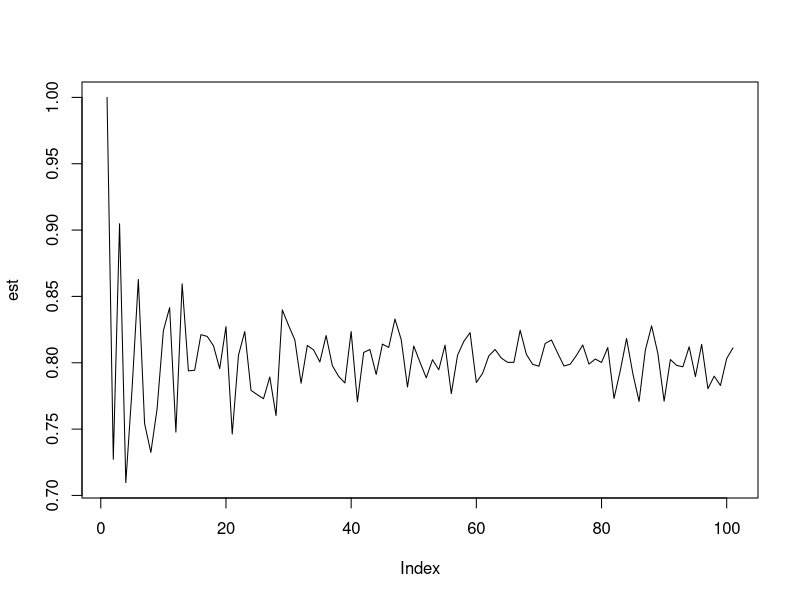

This chart was generated by the following R code:
PROB <- 0.8;
STEP <- 10;

#sort of a B(n,p) but as a sequence of Bernoulli variables
generate_N_bernoulli <- function(n,p) {
  x <- runif(n);
  y <- ifelse(x<p,1,0);
  y;
}

#count how many successes have been generated in the binomial experiment
count_successes <- function(x) {
  count <- 0;
  for(value in x){
    if(value==1){ count <- count +1; }
  }
  count;
}

#increase N and print the estimated probability as a function of the number of the experiments
#it should tend to PROB, arbitrarilly set at the beginning of the script

#STEPS is used to speed up the process and could be changed,
# N goes from 1 experiment to 1000 experiments anyways
plot_result <- function() {
  est <- vector(mode="double",0);

  i <- 1;

  while(i<=1001) {
    expResults <- generate_N_bernoulli(i,PROB);
    currentEstimation <- count_successes(expResults)/i;
    print(paste(count_successes(expResults), " successi su ", i, " esperimenti\n"));
    print(paste("The estimated probability with ", i, " experiments is: ", currentEstimation));

    est <- append(est,currentEstimation);
    i <- i+STEP;
  }

  plot(est, type="l");
}

plot_result();
